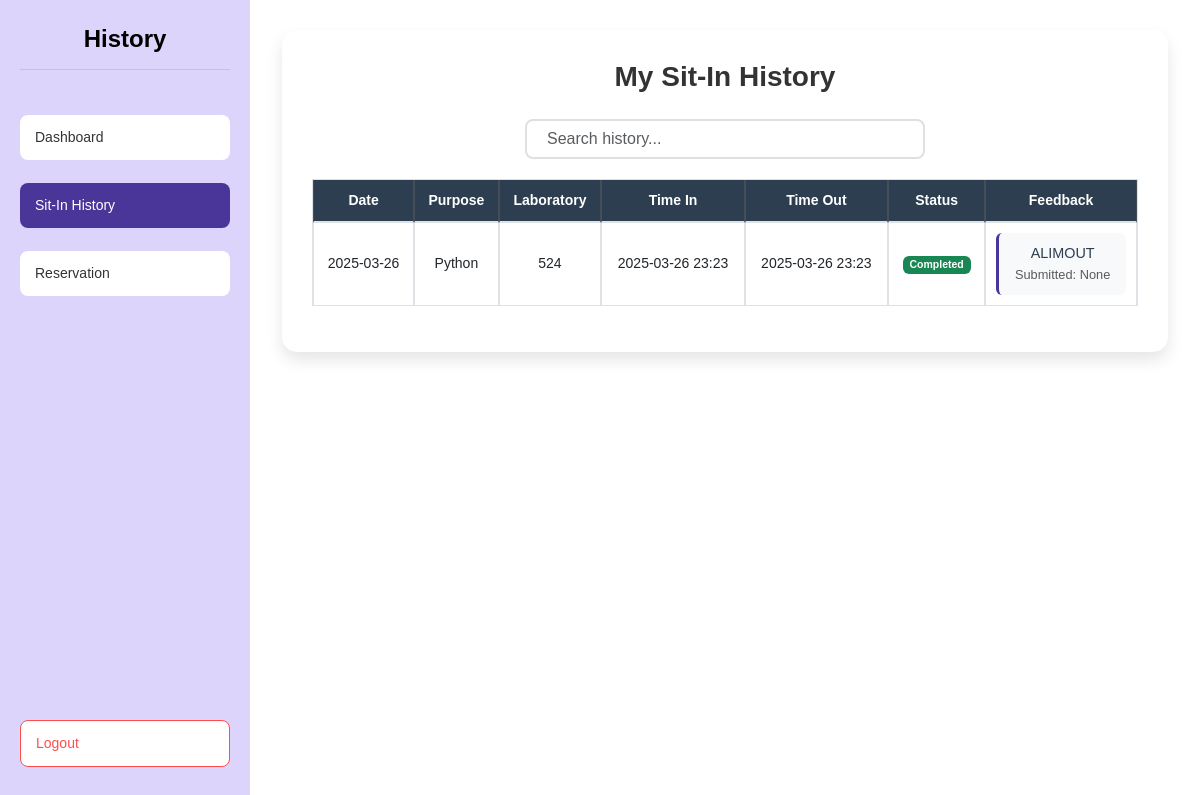
Before: /sit_in_history (signed in) with the older database file.
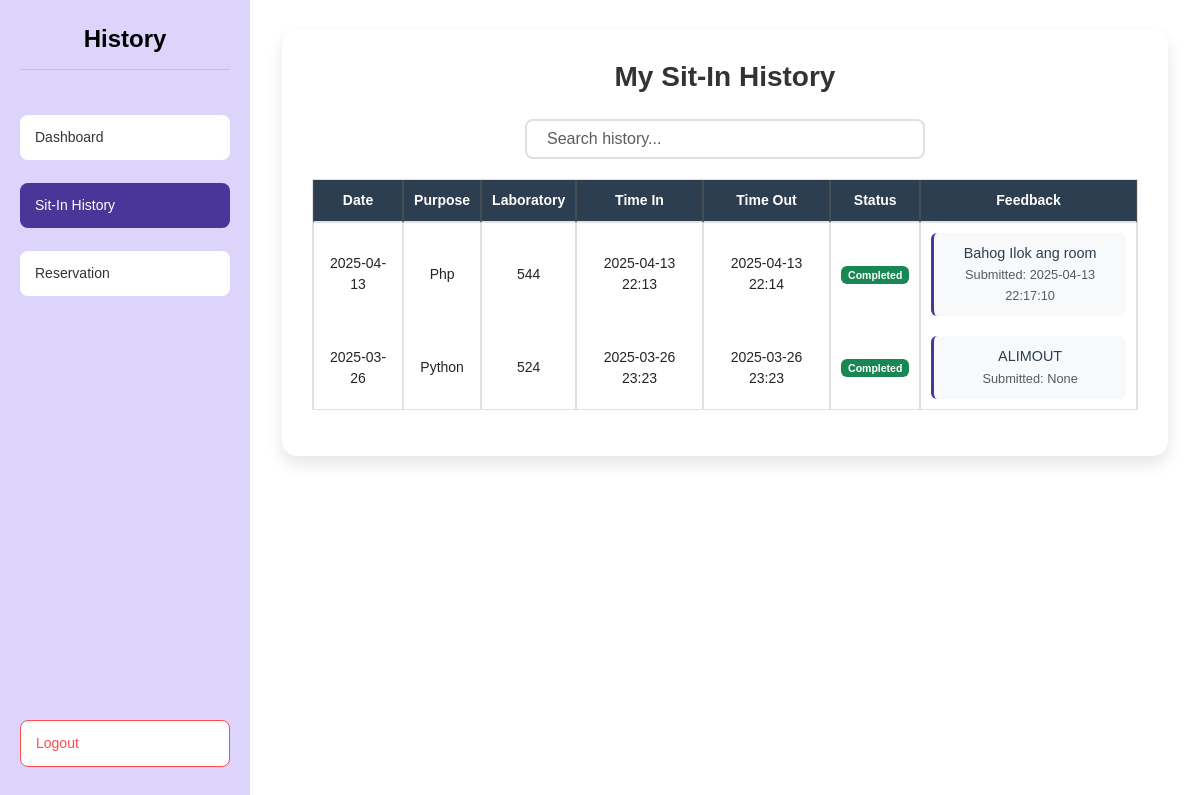
After: the same page with the newer database file.
### tables this page shows
CREATE TABLE sit_in_history (
    id INTEGER PRIMARY KEY AUTOINCREMENT,
    id_number TEXT NOT NULL,
    name TEXT NOT NULL,
    sit_purpose TEXT NOT NULL,
    laboratory TEXT NOT NULL,
    login_time TEXT NOT NULL,
    logout_time TEXT,
    date TEXT NOT NULL,
    action TEXT NOT NULL
, feedback TEXT, feedback_date TIMESTAMP);

### app.py (the view)
@app.route('/sit_in_history')
@login_required
def sit_in_history():
    user_id = session['user_id']
    conn = get_db_connection()
    cursor = conn.cursor()
    try:
        cursor.execute("""
            SELECT
                id,
                id_number,
                name,
                sit_purpose,
                laboratory,
                strftime('%Y-%m-%d %H:%M', login_time) as login_time,
                strftime('%Y-%m-%d %H:%M', logout_time) as logout_time,
                date,
                action,
                feedback,
                feedback_date
            FROM sit_in_history
            WHERE id_number = ?
            ORDER BY date DESC, login_time DESC
        """, (user_id,))
        history = cursor.fetchall()
        print(f"Found {len(history)} records for user {user_id}")
        return render_template('sit_in_history.html', history=history)
    except sqlite3.Error as e:
        print(f"Database error in sit_in_history: {e}")
        flash("Error loading history", "danger")
        return redirect(url_for('dashboard'))
    finally:
        conn.close()

### app.py (called while the page is built)
def get_db_connection():
    try:
        conn = sqlite3.connect('users.db')
        conn.row_factory = sqlite3.Row
        return conn
    except sqlite3.Error as e:
        print(f"Database connection error: {e}")
        return None

def login_required(f):
    @wraps(f)
    def decorated_function(*args, **kwargs):
        if not session.get('user_id'):
            flash("Please log in first!", "warning")
            session.clear()  # Clear any invalid session data
            return redirect(url_for('login'))
        return f(*args, **kwargs)
    return decorated_function

@app.after_request
def add_header(response):
    response.headers['Cache-Control'] = 'no-store, no-cache, must-revalidate, post-check=0, pre-check=0, max-age=0'
    response.headers['Pragma'] = 'no-cache'
    response.headers['Expires'] = '-1'
    return response

@app.before_request
def validate_session():
    if request.endpoint and 'static' in request.endpoint:
        return  # Skip session validation for static files
    if 'user_id' in session:
        session.permanent = True
        session.modified = True
        if session.get('user_type') == 'admin':
            session['is_admin'] = True
            session['last_activity'] = datetime.now().isoformat()

### templates/sit_in_history.html (shortened to what this page needs)
{% extends 'base.html' %}
{% block content %}
<div class="dashboard-container">
    <div class="sidebar">
        <h1 class="dashboard-title">History</h1>
        <a href="{{ url_for('dashboard') }}" class="menu-btn">Dashboard</a>
        <a href="{{ url_for('sit_in_history') }}" class="menu-btn active">Sit-In History</a>
        <a href="{{ url_for('reserve') }}" class="menu-btn">Reservation</a>
        <a href="{{ url_for('logout') }}" class="menu-btn logout-btn">Logout</a>
    </div>
    <div class="content">
        <div class="container">
            <div class="sit-in-list">
                <h2>My Sit-In History</h2>
                <input type="text" id="searchInput" onkeyup="searchHistory()" placeholder="Search history..." class="form-control mb-3">
                <table class="table table-bordered table-hover" id="historyTable">
                    <thead class="thead-dark">
                        <tr>
                            <th>Date</th>
                            <th>Purpose</th>
                            <th>Laboratory</th>
                            <th>Time In</th>
                            <th>Time Out</th>
                            <th>Status</th>
                            <th>Feedback</th>
                        </tr>
                    </thead>
                    <tbody>
                        {% for record in history %}
                        <tr>
                            <td>{{ record.date }}</td>
                            <td>{{ record.sit_purpose }}</td>
                            <td>{{ record.laboratory }}</td>
                            <td>{{ record.login_time }}</td>
                            <td>{{ record.logout_time if record.logout_time else 'Active' }}</td>
                            <td>
                                <span class="badge {% if record.logout_time %}bg-success{% else %}bg-primary{% endif %}">
                                    {{ 'Completed' if record.logout_time else 'Active' }}
                                </span>
                            </td>
                            <td>
                                {% if record.feedback %}
                                    <div class="feedback-content">
                                        <p class="mb-0">{{ record.feedback }}</p>
                                        <small class="text-muted">Submitted: {{ record.feedback_date }}</small>
                                    </div>
                                {% endif %}
                            </td>
                        </tr>
                        {% endfor %}
                    </tbody>
                </table>
            </div>
        </div>
    </div>
</div>
<link rel="stylesheet" href="https://cdn.jsdelivr.net/npm/bootstrap@5.3.0/dist/css/bootstrap.min.css">
<link rel="stylesheet" href="https://cdnjs.cloudflare.com/ajax/libs/font-awesome/6.0.0/css/all.min.css">
{% endblock %}

### templates/base.html (shortened to what this page needs)
<!DOCTYPE html>
<html lang="en">
<head>
  <link href="https://cdn.jsdelivr.net/npm/bootstrap@5.1.3/dist/css/bootstrap.min.css" rel="stylesheet">
  <link rel="stylesheet" href="{{ url_for('static', filename='styles.css') }}">
</head>
<body>
  {% block content %}{% endblock %}
</body>
</html>

### static/styles.css (style rules this page uses)
body { height: 100vh; margin: 0; display: flex; justify-content: center; align-items: center; background: #f5f5f5; font-family: Arial, sans-serif; overflow-y: auto; }
* { margin: 0; padding: 0; box-sizing: border-box; font-family: Arial, sans-serif; }
body { display: flex; justify-content: center; align-items: center; height: 100vh; background-color: #f5f5f5; }
.dashboard-container { width: 100%; height: 100vh; display: flex; border-radius: 15px; background-color: #fff; overflow: hidden; padding-left: 250px; }
.sidebar { width: 250px; background-color: #ddd4fc; padding: 25px 20px; display: flex; flex-direction: column; gap: 15px; height: 100vh; position: fixed; left: 0; top: 0; z-index: 1000; }
.dashboard-title { color: #000000; font-size: 24px; font-weight: bold; padding-bottom: 15px; margin-bottom: 30px; border-bottom: 1px solid rgba(0, 0, 0, 0.1); text-align: center; }
.menu-btn { background-color: #fff; border: none; padding: 12px 15px; border-radius: 8px; font-size: 14px; font-weight: 500; text-align: left; cursor: pointer; transition: all 0.2s ease; color: #333; text-decoration: none; display: block; margin-bottom: 8px; }
.menu-btn.active { background-color: #4a3599; color: white; }
.logout-btn { margin-top: auto; background-color: #fff; color: #ff4d4d; border: 1px solid #ff4d4d; }
.content { flex: 1; background-color: #fff; border-top-right-radius: 15px; border-bottom-right-radius: 15px; padding: 20px; overflow-y: auto; width: calc(100% - 250px); }
.form-control { height: 40px; margin-bottom: 12px; border: 1px solid #ccc; border-radius: 8px; padding: 8px 12px; font-size: 14px; }
.table { width: 100%; margin-bottom: 1rem; color: #212529; }
.table th, .table td { padding: 0.75rem; vertical-align: top; border-top: 1px solid #dee2e6; }
.table thead th { vertical-align: bottom; border-bottom: 2px solid #dee2e6; }
.table-bordered { border: 1px solid #dee2e6; }
.table-bordered th, .table-bordered td { border: 1px solid #dee2e6; }
.table-bordered thead th, .table-bordered thead td { border-bottom-width: 2px; }
.thead-dark th { color: #fff; background-color: #343a40; border-color: #454d55; }

### templates/sit_in_history.html (style rules this page uses)
.container { display: flex; justify-content: space-between; gap: 20px; flex-wrap: wrap; max-width: 1400px; margin: 0 auto; padding: 20px; }
.sit-in-list { background: #fff; padding: 30px; border-radius: 15px; box-shadow: 0 8px 16px rgba(0, 0, 0, 0.1); flex: 1; width: 100%; overflow-x: auto; }
.sit-in-list h2 { font-size: 28px; font-weight: bold; margin-bottom: 25px; text-align: center; color: #333; }
#historyTable { width: 100%; border-collapse: separate; border-spacing: 0; margin-top: 20px; font-size: 15px; }
#historyTable th { background-color: #2c3e50; color: white; padding: 15px; text-align: center; font-weight: 600; white-space: nowrap; }
#historyTable td { padding: 12px 15px; text-align: center; vertical-align: middle; }
#searchInput { max-width: 400px; margin: 0 auto 20px; padding: 12px 20px; border: 2px solid #e0e0e0; border-radius: 8px; font-size: 16px; transition: border-color 0.3s ease; display: block; }
.badge { padding: 8px 12px; border-radius: 6px; font-weight: 500; font-size: 14px; }
@media (max-width: 1200px) { .container { padding: 10px; } }
@media (max-width: 1200px) { #historyTable { font-size: 14px; } }
@media (max-width: 1200px) { #historyTable th, #historyTable td { padding: 10px; } }
.feedback-content { background: #f8f9fa; padding: 10px; border-radius: 6px; border-left: 3px solid #4a3599; }
.feedback-content p { color: #2c3e50; font-size: 0.9rem; }
.feedback-content small { font-size: 0.8rem; }

Changed rows visible on the page:
added sit_in_history: date "2025-04-13", sit_purpose "Php", laboratory "544", login_time "2025-04-13 22:13", logout_time "2025-04-13 22:14", action "Completed", feedback "Bahog Ilok ang room", feedback_date "2025-04-13 22:17:10"
